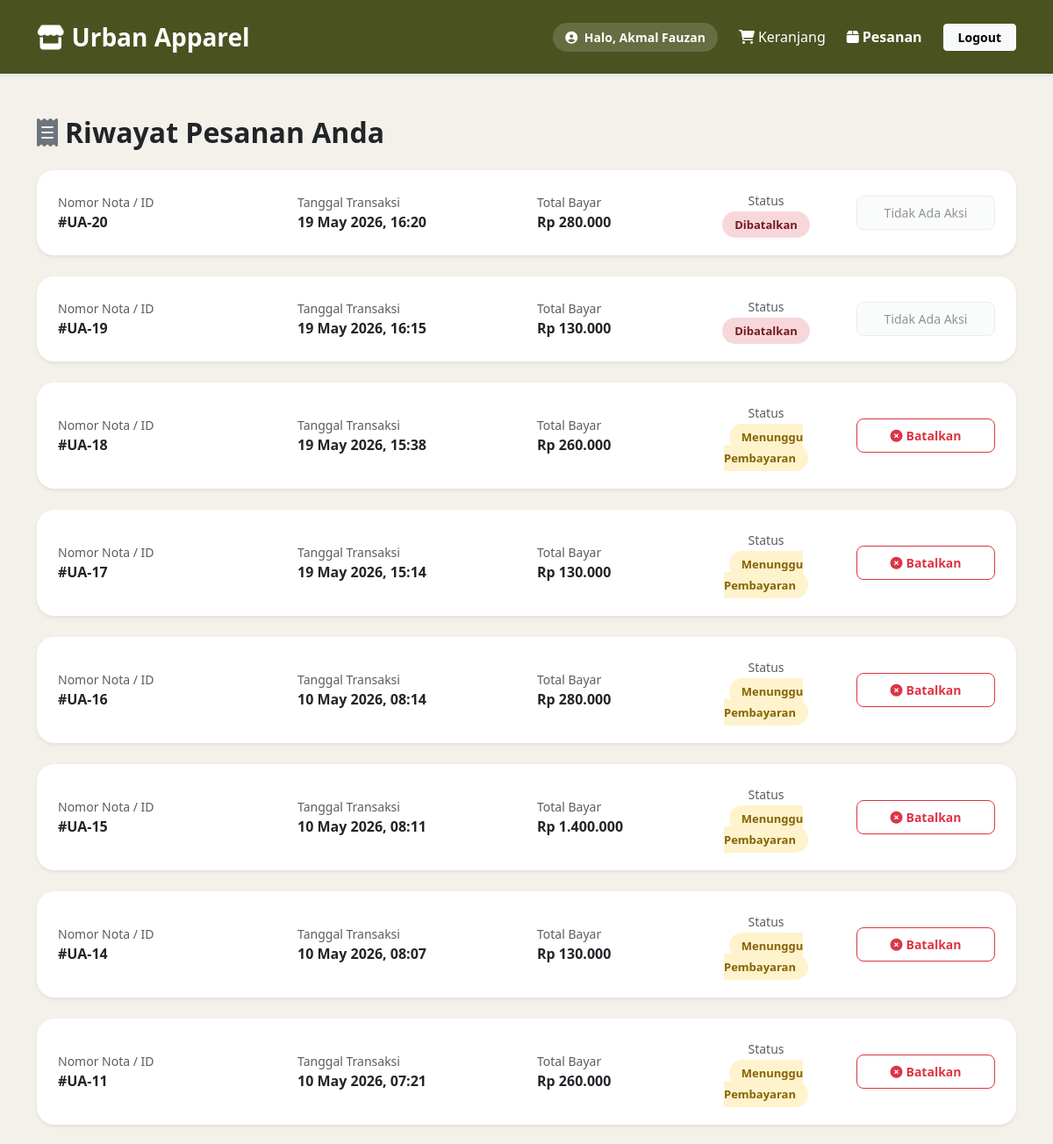
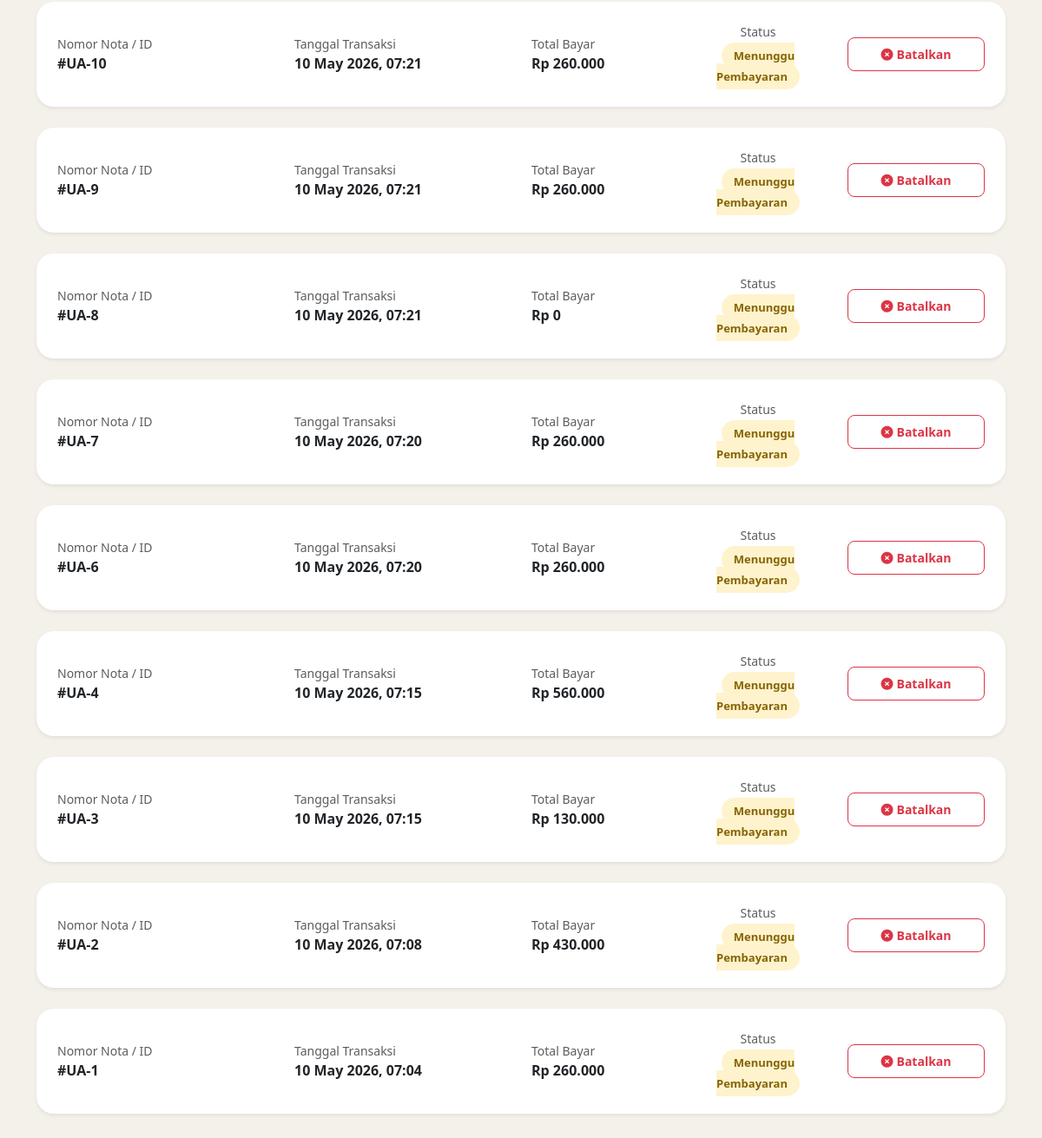
The app's page /history.php (signed in) with its own data (2 pictures, top to bottom).
### tables this page shows
CREATE TABLE `orders` (
  `id` int(11) NOT NULL,
  `user_id` int(11) NOT NULL,
  `total_harga` bigint(20) NOT NULL,
  `created_at` timestamp NOT NULL DEFAULT current_timestamp(),
  `status` varchar(50) NOT NULL DEFAULT 'Menunggu Pembayaran'
);

### history.php (the view, shortened to what this page needs)
<?php
include 'koneksi.php';
$user_id = $_SESSION['user']['id'];
$nama_user = $_SESSION['user']['nama'];
$queryOrders = mysqli_query($koneksi, "SELECT * FROM orders WHERE user_id = '$user_id' ORDER BY id DESC");
?>
<!DOCTYPE html>
<html lang="id">
<head>
    <link href="https://cdn.jsdelivr.net/npm/bootstrap@5.3.2/dist/css/bootstrap.min.css" rel="stylesheet">
    <link rel="stylesheet" href="https://cdnjs.cloudflare.com/ajax/libs/font-awesome/6.0.0/css/all.min.css">
</head>
<body>
<nav class="navbar navbar-dark py-3 mb-5 shadow-sm">
    <div class="container">
        <a href="index.php" class="navbar-brand fw-bold fs-3">
            <i class="fas fa-store me-2"></i>Urban Apparel
        </a>
        <div class="d-flex gap-4 align-items-center">
            <div class="text-white user-indicator fw-semibold">
                <i class="fas fa-user-circle me-1 text-light-50"></i> Halo, <?= htmlspecialchars($nama_user); ?>
            </div>
            <a href="cart.php" class="text-white text-decoration-none position-relative">
                <i class="fas fa-shopping-cart me-1"></i>Keranjang
            </a>
            <a href="history.php" class="text-white text-decoration-none fw-bold">
                <i class="fas fa-box me-1"></i>Pesanan
            </a>
            <a href="logout.php" class="btn btn-sm btn-light fw-bold px-3">Logout</a>
        </div>
    </div>
</nav>
<div class="container pb-5">
    <h2 class="fw-bold text-dark mb-4"><i class="fas fa-receipt me-2 text-secondary"></i>Riwayat Pesanan Anda</h2>
    <?php if(mysqli_num_rows($queryOrders) > 0) {
        while($order = mysqli_fetch_assoc($queryOrders)) {
            $badgeClass = "bg-secondary text-white";
            if($order['status'] == 'Menunggu Pembayaran') {
                $badgeClass = "bg-waiting";
            } elseif($order['status'] == 'Dibatalkan') {
                $badgeClass = "bg-danger-custom";
            } elseif($order['status'] == 'Selesai' || $order['status'] == 'Diproses' || $order['status'] == 'Dikirim') {
                $badgeClass = "bg-success-custom";
            }
    ?>
            <div class="card card-order p-4 shadow-sm mb-4">
                <div class="row align-items-center">
                    <div class="col-md-3 mb-2 mb-md-0">
                        <span class="text-muted small d-block">Nomor Nota / ID</span>
                        <strong class="text-dark">#UA-<?= $order['id']; ?></strong>
                    </div>
                    <div class="col-md-3 mb-2 mb-md-0">
                        <span class="text-muted small d-block">Tanggal Transaksi</span>
                        <span class="text-dark fw-semibold"><?= date('d M Y, H:i', strtotime($order['created_at'])); ?></span>
                    </div>
                    <div class="col-md-2 mb-2 mb-md-0">
                        <span class="text-muted small d-block">Total Bayar</span>
                        <span class="fw-bold text-dark">Rp <?= number_format($order['total_harga'], 0, ',', '.'); ?></span>
                    </div>
                    <div class="col-md-2 text-md-center mb-3 mb-md-0">
                        <span class="text-muted small d-block mb-1">Status</span>
                        <span class="status-badge <?= $badgeClass; ?>"><?= htmlspecialchars($order['status']); ?></span>
                    </div>
                    <div class="col-md-2 text-end">
                        <?php if($order['status'] == 'Menunggu Pembayaran') { ?>
                            <form method="POST" onsubmit="return confirm('Apakah Anda yakin ingin membatalkan pesanan ini? Stok yang terkunci akan dikembalikan ke toko.');">
                                <button type="submit" name="batalkan_pesanan" class="btn btn-sm btn-outline-danger w-100 py-2 fw-semibold rounded-3">
                                    <i class="fas fa-times-circle me-1"></i>Batalkan
                                </button>
                            </form>
                        <?php } else { ?>
                            <button class="btn btn-sm btn-light border text-muted w-100 py-2 rounded-3" disabled>
                                Tidak Ada Aksi
                            </button>
                        <?php } ?>
                    </div>
                </div>
            </div>
    <?php
        }
    } ?>
</div>
</body>
</html>

### history.php (style rules this page uses)
body { background:#f4f1eb; font-family:'Segoe UI'; }
.navbar { background:#4a5320; }
.card-order { border:none; border-radius:20px; background: white; transition: 0.2s; }
.status-badge { font-size: 13px; padding: 6px 14px; border-radius: 30px; font-weight: bold; }
.bg-waiting { background: #fff3cd; color: #856404; }
.bg-danger-custom { background: #f8d7da; color: #721c24; }
.user-indicator { background: rgba(255, 255, 255, 0.15); padding: 6px 14px; border-radius: 30px; font-size: 14px; }

### records on screen
orders: id "20", created_at "19 May 2026, 16:20", total_harga "280.000", status "Dibatalkan", shows "Tidak Ada Aksi"
orders: id "19", created_at "19 May 2026, 16:15", total_harga "130.000", status "Dibatalkan", shows "Tidak Ada Aksi"
orders: id "18", created_at "19 May 2026, 15:38", total_harga "260.000", status "Menunggu Pembayaran"
orders: id "17", created_at "19 May 2026, 15:14", total_harga "130.000", status "Menunggu Pembayaran"
orders: id "16", created_at "10 May 2026, 08:14", total_harga "280.000", status "Menunggu Pembayaran"
orders: id "15", created_at "10 May 2026, 08:11", total_harga "1.400.000", status "Menunggu Pembayaran"
orders: id "14", created_at "10 May 2026, 08:07", total_harga "130.000", status "Menunggu Pembayaran"
orders: id "11", created_at "10 May 2026, 07:21", total_harga "260.000", status "Menunggu Pembayaran"
orders: id "10", created_at "10 May 2026, 07:21", total_harga "260.000", status "Menunggu Pembayaran"
orders: id "9", created_at "10 May 2026, 07:21", total_harga "260.000", status "Menunggu Pembayaran"
orders: id "8", created_at "10 May 2026, 07:21", total_harga "0", status "Menunggu Pembayaran"
orders: id "7", created_at "10 May 2026, 07:20", total_harga "260.000", status "Menunggu Pembayaran"
orders: id "6", created_at "10 May 2026, 07:20", total_harga "260.000", status "Menunggu Pembayaran"
orders: id "4", created_at "10 May 2026, 07:15", total_harga "560.000", status "Menunggu Pembayaran"
orders: id "3", created_at "10 May 2026, 07:15", total_harga "130.000", status "Menunggu Pembayaran"
orders: id "2", created_at "10 May 2026, 07:08", total_harga "430.000", status "Menunggu Pembayaran"
orders: id "1", created_at "10 May 2026, 07:04", total_harga "260.000", status "Menunggu Pembayaran"

### other values on screen
$nama_user "Akmal Fauzan"
